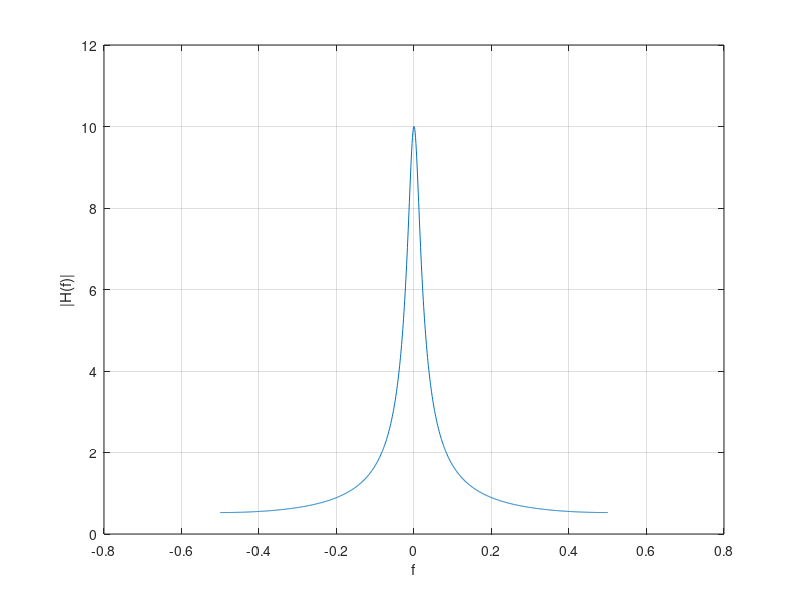

Write MATLAB code to recreate this figure.
% FSSP3exer4_5.m
%
clear all;close all;
a(1)=-0.9;
freq=[-0.5:0.001:0.5]'; % set up frequencies to compute magnitude
e=exp(-j*2*pi*freq);
Hmag=abs(1./(1+a(1)*e)); % compute magnitude
plot(freq,Hmag)
xlabel('f');ylabel('|H(f)|');grid




